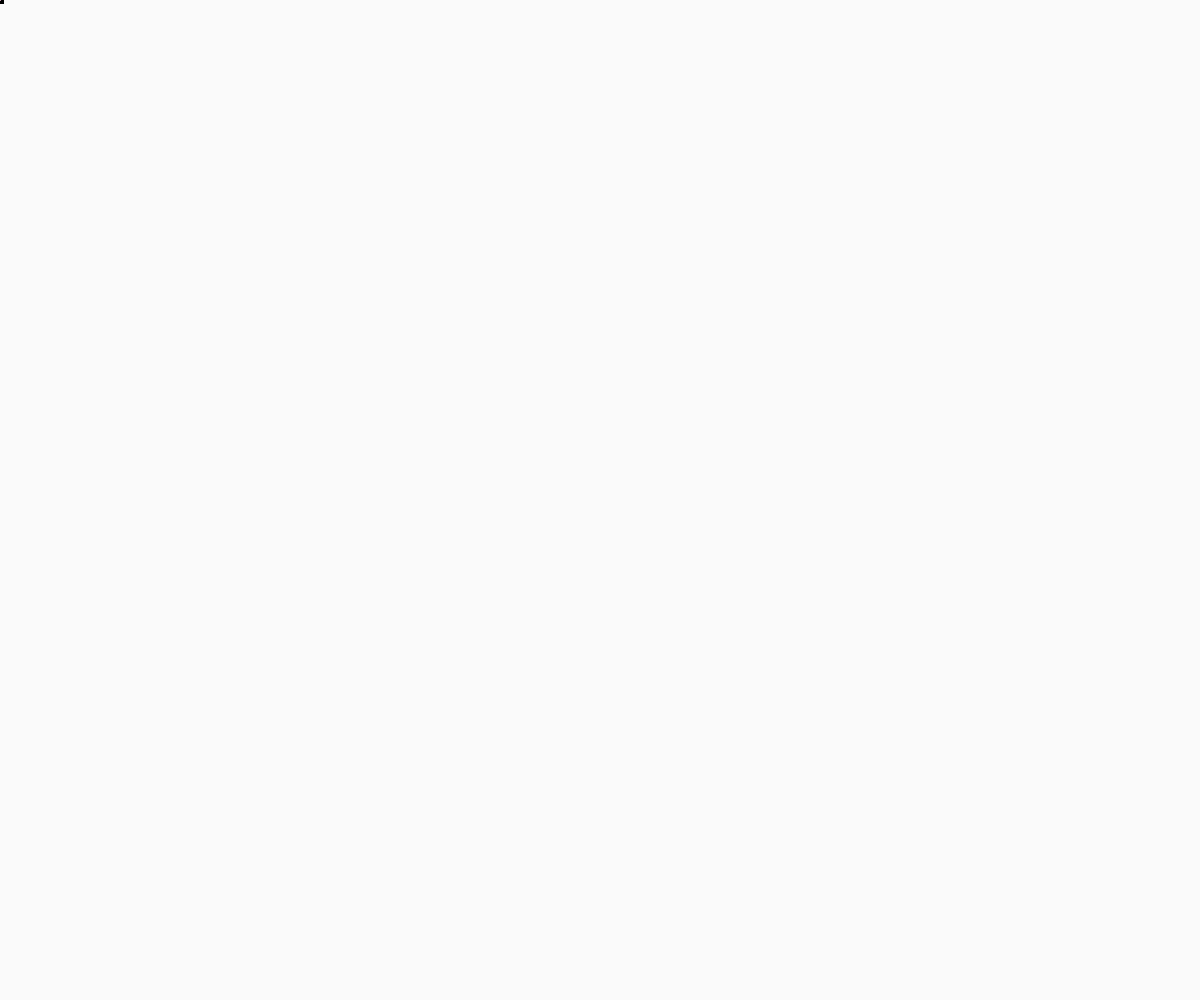
Frame 1 (no input)
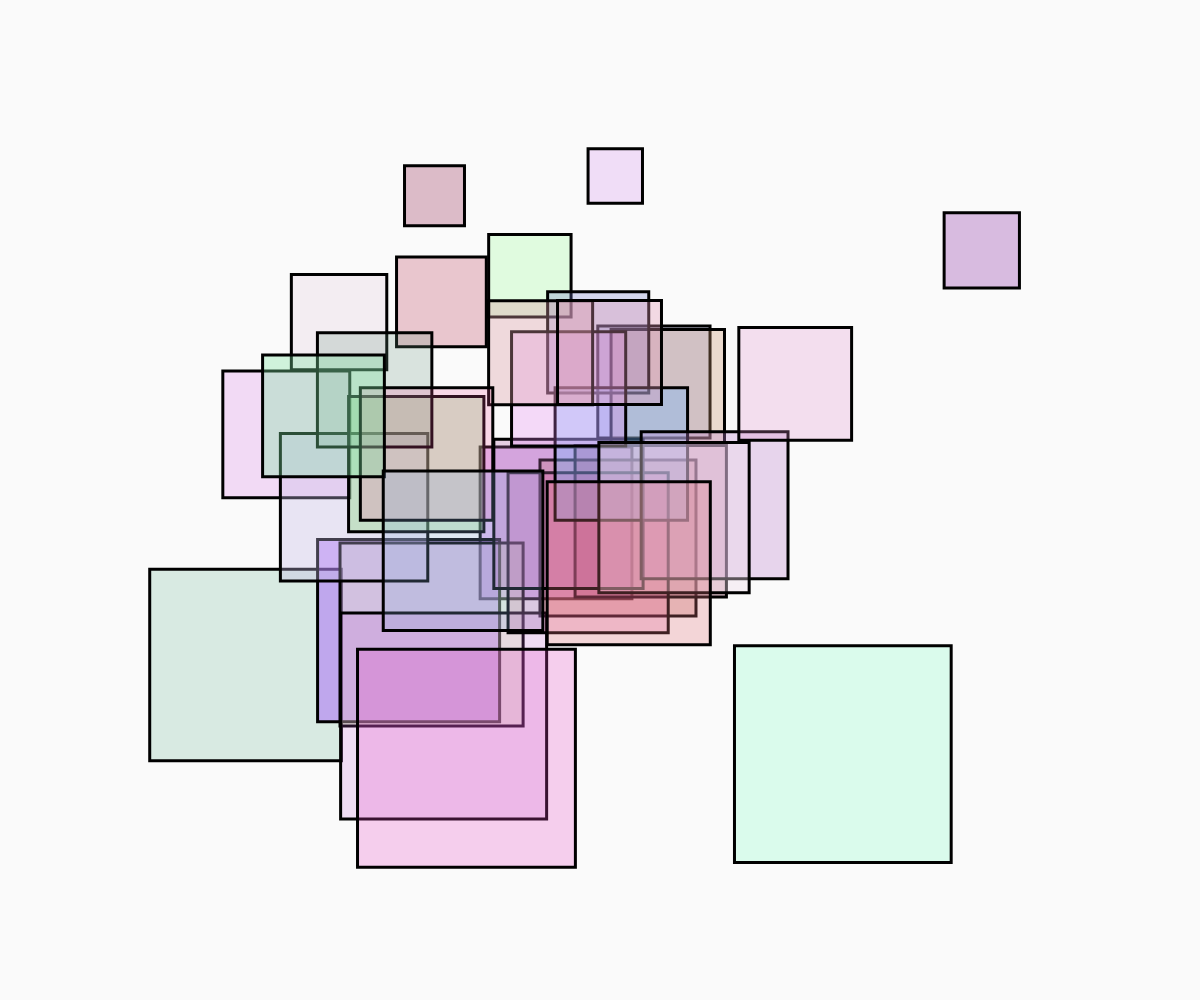
Frame 60 (no input)
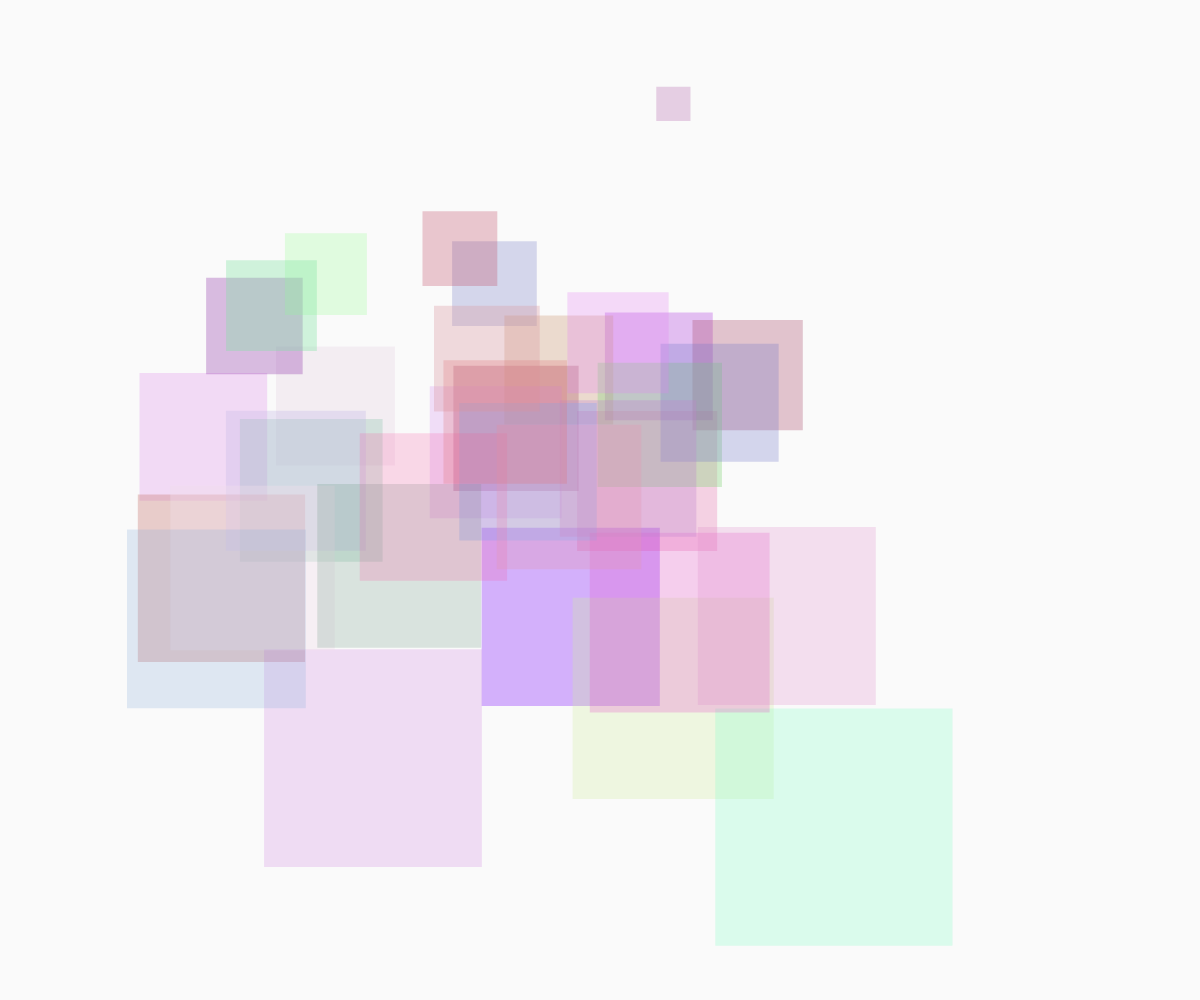
Frame 120 (the mouse pressed at the canvas centre since frame 60)

The p5.js sketch that drew these frames (run headless with seeded random() and noise() and a simulated clock; from frame 60 on, the mouse is pressed at the canvas centre):

// p5.js sketch
// ── sketch.js
// -
// dotare i camminatori di indipendenza 0.1 by peterbaru [camminatori, indipendenti]
// 2020 © Pietro, Daniele @Fupete and the course DSII2020 at DESIGN.unirsm 
// github.com/dsii-2020-unirsm — github.com/peterbaru
// Educational purposes, MIT License, 2020, San Marino
// —
//
//[mouse] se viene premuto il mouse il bordo viene cancellato
// —

let camminatori = []
//let num = 10
// let dim = 15

function setup() {
  createCanvas(windowWidth, windowHeight)
  rectMode(CENTER)

  let num = windowWidth / 35

  for (let i = 0; i < num; i++) {
    camminatori.push(new Walker(i))
  }
}

function draw() {
  background(250)

  for (let i = 0; i < camminatori.length; i++) {
    camminatori[i].mostrati()
    camminatori[i].spostati()
  }
}

function Walker(_id) {
  this.id = _id
  this.x = 0
  this.y = 0
  this.t = random(100)
  this.incremento = random(0.5, 2) * 0.005
  this.r = random(100, 255)
  this.g = random(50, 255)
  this.b = random(100, 255)
  this.alpha = random(50, 100)

  this.mostrati = function() {
    let diminiziale = windowHeight / 3.5

    this.dim = map(this.y, 0, height, 5, diminiziale)
    stroke(0)
    if(mouseIsPressed) {
      noStroke()
    }
    strokeWeight(3)
    fill(this.r, this.g, this.b, this.alpha)
    rect(this.x, this.y, this.dim, this.dim)
  }

  this.spostati = function() {
    this.x = noise(this.t) * width
    this.y = noise(this.t + 15) * height
    this.t = this.t + this.incremento
  }
}

function windowResized() {
  resizeCanvas(windowWidth, windowHeight)
}
